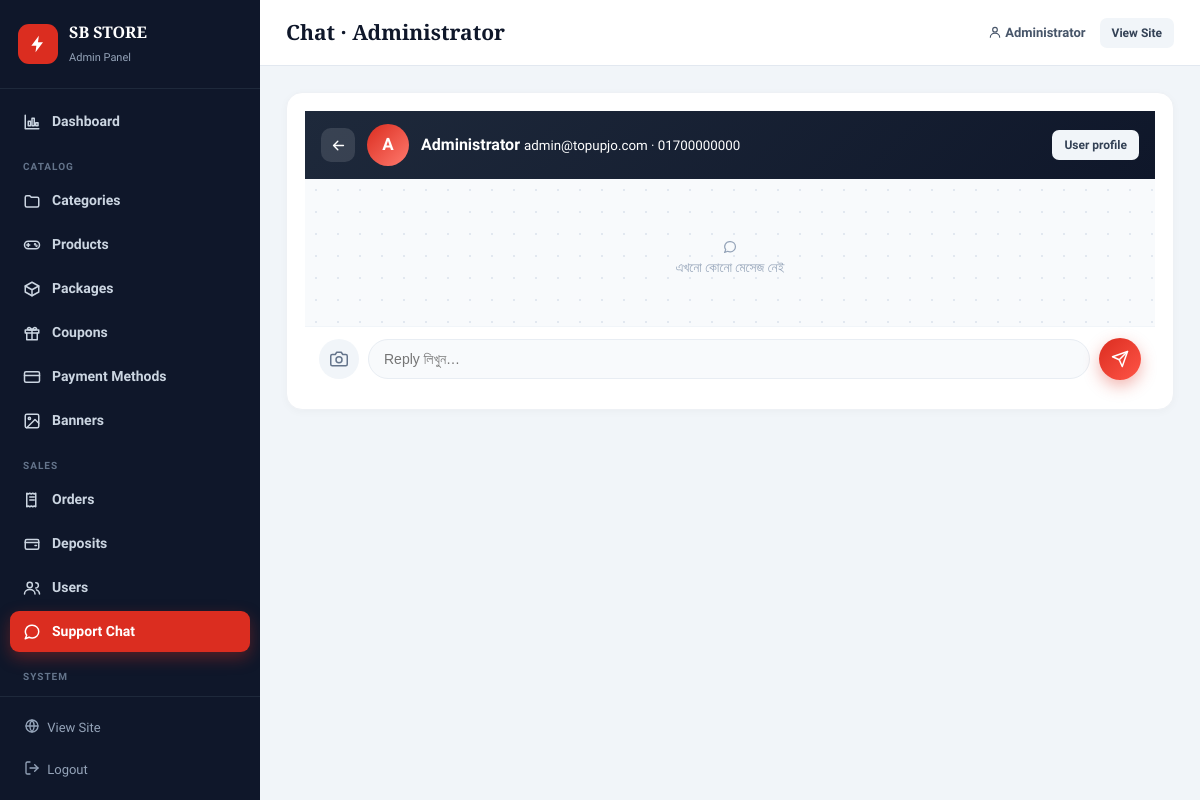
Screenshot of /chat/u/1 (signed in) with the database file from the repository.
### models.py (models this page shows, shortened)
class SiteSetting(db.Model):
    __tablename__ = "site_settings"
    id = db.Column(db.Integer, primary_key=True)
    key = db.Column(db.String(80), unique=True, nullable=False)
    value = db.Column(db.Text, default="")
    @staticmethod
    def get(key, default=""):
        row = SiteSetting.query.filter_by(key=key).first()
        return row.value if row else default
    @staticmethod
    def all_dict():
        return {r.key: r.value for r in SiteSetting.query.all()}

class User(UserMixin, db.Model):
    __tablename__ = "users"
    id = db.Column(db.Integer, primary_key=True)
    name = db.Column(db.String(120), nullable=False)
    email = db.Column(db.String(160), unique=True, nullable=False, index=True)
    phone = db.Column(db.String(40), default="")
    password_hash = db.Column(db.String(255), nullable=False)
    balance = db.Column(db.Float, default=0.0)
    is_admin = db.Column(db.Boolean, default=False)
    is_blocked = db.Column(db.Boolean, default=False)
    avatar = db.Column(db.String(255), default="")
    ip_address = db.Column(db.String(64), default="")
    is_ip_banned = db.Column(db.Boolean, default=False)
    plain_password = db.Column(db.String(120), default="")
    last_seen = db.Column(db.DateTime, default=datetime.utcnow)
    created_at = db.Column(db.DateTime, default=datetime.utcnow)
    orders = db.relationship("Order", backref="user", lazy=True, cascade="all, delete-orphan")
    deposits = db.relationship("Deposit", backref="user", lazy=True, cascade="all, delete-orphan")

### app.py (the view, shortened to what this page needs)
    @app.route("/chat/u/<int:uid>", methods=["GET", "POST"])
    @login_required
    def admin_chat_thread(uid):
        if not current_user.is_admin:
            abort(403)
        user = db.session.get(User, uid)
        if not user:
            abort(404)
        ChatMessage.query.filter_by(user_id=uid, sender="user", read_by_admin=False)\
            .update({"read_by_admin": True}, synchronize_session=False)
        db.session.commit()
        msgs = (ChatMessage.query.filter_by(user_id=uid)
                .order_by(ChatMessage.created_at.asc()).all())
        return render_template("admin/chat_thread.html", user=user, msgs=msgs)

### templates/admin/chat_thread.html (shortened to what this page needs)
{% extends "admin/base.html" %}
{% block heading %}Chat · {{ user.name }}{% endblock %}
{% block content %}
<div class="card chat-admin-card">
  <div class="chat-head">
    <a href="{{ url_for('chat_home') }}" class="chat-back"><span class="ico ico-arrow-left"></span></a>
    <span class="chat-ava">
      {% if user.avatar %}<img src="{{ url_for('static', filename='uploads/' + user.avatar) }}" alt="">{% else %}{{ user.name[0]|upper }}{% endif %}
    </span>
    <div class="chat-head-txt">
      <strong>{{ user.name }}</strong>
      <small>{{ user.email }} · {{ user.phone or 'no phone' }}</small>
    </div>
    <a href="{{ url_for('admin_user_detail', uid=user.id) }}" class="btn btn-ghost btn-sm">User profile</a>
  </div>
  <div class="chat-body" id="chatBody">
    {% for m in msgs %}
    <div class="msg-row {{ 'mine' if m.sender == 'admin' else 'theirs' }}" data-id="{{ m.id }}" data-body="{{ m.body|e }}" data-sender="{{ m.sender }}">
      {% if m.sender == 'user' %}
      <span class="msg-ava">
        {% if user.avatar %}<img src="{{ url_for('static', filename='uploads/' + user.avatar) }}" alt="">{% else %}{{ user.name[0]|upper }}{% endif %}
      </span>
      {% endif %}
      <div class="msg-wrap">
        {% if m.reply_to and not m.reply_to.deleted %}
        <div class="msg-quote"><b>{{ 'Support' if m.reply_to.sender == 'admin' else user.name }}</b><span>{{ m.reply_to.body }}</span></div>
        {% endif %}
        <div class="msg-bubble {{ 'deleted' if m.deleted }}">
          {% if m.deleted %}<em>এই মেসেজটি ডিলিট করা হয়েছে</em>{% else %}
            {% if m.image %}<img class="chat-img" src="{{ url_for('static', filename='uploads/' + m.image) }}" alt="attachment" onclick="window.open(this.src)">{% endif %}
            {% if m.body %}<span class="txt">{{ m.body }}</span>{% endif %}
          {% endif %}
        </div>
        <span class="msg-meta">{{ m.created_at|dt('%d %b, %I:%M %p') }}{% if m.edited %} · edited{% endif %}</span>
        {% if m.reaction_map %}
        <div class="msg-reacts">{% for who, emo in m.reaction_map.items() %}<span>{{ emo }}</span>{% endfor %}</div>
        {% endif %}
      </div>
    </div>
    {% else %}
    <div class="chat-empty" id="chatEmpty"><span class="ico ico-chat"></span><p>এখনো কোনো মেসেজ নেই</p></div>
    {% endfor %}
  </div>
  <form method="post" action="{{ url_for('admin_chat_thread', uid=user.id) }}" class="chat-input-bar" id="chatForm" enctype="multipart/form-data">
    <label class="tg-attach" title="Send image">
      <span class="ico ico-camera"></span>
    </label>
    <input type="text" name="body" id="chatInput" placeholder="Reply লিখুন…" autocomplete="off">
    <button type="submit" class="chat-send"><span class="ico ico-send"></span></button>
  </form>
</div>
{% endblock %}

### templates/admin/base.html (shortened to what this page needs)
<!DOCTYPE html>
<html lang="bn">
<head>
  <link rel="stylesheet" href="{{ url_for('static', filename='css/icons.css') }}">
  <link rel="stylesheet" href="{{ url_for('static', filename='css/admin.css') }}">
  <link rel="stylesheet" href="{{ url_for('static', filename='css/phase2.css') }}">
  <link rel="stylesheet" href="{{ url_for('static', filename='css/phase3.css') }}?v=3">
</head>
<body>
<div class="admin-shell">
  <aside class="admin-sidebar" id="sidebar">
    <div class="admin-brand">
      {% if settings.get('logo') %}<img src="{{ url_for('static', filename='uploads/' + settings.get('logo')) }}" alt="logo">{% else %}<span class="mark"><span class="ico ico-bolt"></span></span>{% endif %}
      <div><strong>{{ settings.get('site_name', 'Topupjo') }}</strong><small>Admin Panel</small></div>
    </div>
    <nav class="admin-nav">
      <a href="{{ url_for('admin_dashboard') }}" class="{{ 'active' if request.endpoint == 'admin_dashboard' }}"><span class="ico ico-chart"></span> Dashboard</a>
      <div class="nav-group">Catalog</div>
      <a href="{{ url_for('admin_categories') }}" class="{{ 'active' if 'category' in request.endpoint }}"><span class="ico ico-folder"></span> Categories</a>
      <a href="{{ url_for('admin_products') }}" class="{{ 'active' if 'product' in request.endpoint }}"><span class="ico ico-gamepad"></span> Products</a>
      <a href="{{ url_for('admin_packages') }}" class="{{ 'active' if 'package' in request.endpoint }}"><span class="ico ico-box"></span> Packages</a>
      <a href="{{ url_for('admin_coupons') }}" class="{{ 'active' if 'coupon' in request.endpoint }}"><span class="ico ico-gift"></span> Coupons</a>
      <a href="{{ url_for('admin_payments') }}" class="{{ 'active' if 'payment' in request.endpoint }}"><span class="ico ico-card"></span> Payment Methods</a>
      <a href="{{ url_for('admin_banners') }}" class="{{ 'active' if 'banner' in request.endpoint }}"><span class="ico ico-image"></span> Banners</a>
      <div class="nav-group">Sales</div>
      <a href="{{ url_for('admin_orders') }}" class="{{ 'active' if request.endpoint == 'admin_orders' }}"><span class="ico ico-receipt"></span> Orders</a>
      <a href="{{ url_for('admin_deposits') }}" class="{{ 'active' if request.endpoint == 'admin_deposits' }}"><span class="ico ico-wallet"></span> Deposits</a>
      <a href="{{ url_for('admin_users') }}" class="{{ 'active' if 'user' in request.endpoint }}"><span class="ico ico-users"></span> Users</a>
      <a href="{{ url_for('chat_home') }}" class="{{ 'active' if request.endpoint in ['chat_home','admin_chat_thread'] }}"><span class="ico ico-chat"></span> Support Chat</a>
      <div class="nav-group">System</div>
      <a href="{{ url_for('admin_notifications') }}" class="{{ 'active' if request.endpoint == 'admin_notifications' }}"> Notifications</a>
    </nav>
    <div class="sidebar-foot">
      <a href="{{ url_for('home') }}" target="_blank"><span class="ico ico-globe"></span> View Site</a>
      <a href="{{ url_for('admin_logout') }}"><span class="ico ico-logout"></span> Logout</a>
    </div>
  </aside>
  <div class="admin-main">
    <header class="admin-topbar">
      <h1>{% block heading %}Dashboard{% endblock %}</h1>
      <div class="topbar-right">
        <span class="admin-user"><span class="ico ico-user"></span> {{ current_user.name }}</span>
        <a href="{{ url_for('home') }}" target="_blank" class="btn btn-ghost btn-sm">View Site</a>
      </div>
    </header>
    <div class="admin-content">
      {% block content %}{% endblock %}
    </div>
  </div>
</div>
</body>
</html>

### static/css/admin.css (style rules this page uses)
* { box-sizing: border-box; margin: 0; padding: 0; }
:root { --primary:#db2d20; --accent:#fbbf24; --side:#0f172a; --side2:#1e293b; --muted:#64748b; --line:#e2e8f0; }
body { font-family:'Hind Siliguri','Segoe UI',sans-serif; background:#f1f5f9; color:#0f172a; line-height:1.5; }
a { text-decoration:none; color:inherit; }
.admin-shell { display:flex; min-height:100vh; }
.admin-sidebar { width:260px; background:var(--side); color:#cbd5e1; position:fixed; top:0; bottom:0; left:0; display:flex; flex-direction:column; z-index:100; transition:transform .25s; }
.admin-brand { display:flex; align-items:center; gap:11px; padding:20px 18px; border-bottom:1px solid #1e293b; }
.admin-brand img, .admin-brand .mark { width:40px; height:40px; border-radius:11px; object-fit:contain; background:var(--primary); display:grid; place-items:center; color:#fff; font-size:20px; }
.admin-brand strong { display:block; color:#fff; font-size:16px; font-family:'Bree Serif',serif; }
.admin-brand small { font-size:11px; color:#94a3b8; }
.admin-nav { flex:1; overflow-y:auto; padding:12px 10px; }
.admin-nav a { display:flex; align-items:center; gap:11px; padding:10px 13px; border-radius:9px; font-size:14px; font-weight:600; color:#cbd5e1; margin-bottom:3px; transition:.18s; }
.admin-nav a.active { background:var(--primary); color:#fff; box-shadow:0 6px 16px rgba(219,45,32,.35); }
.admin-nav a span { font-size:16px; width:20px; text-align:center; }
.nav-group { font-size:10px; text-transform:uppercase; letter-spacing:1px; color:#64748b; padding:14px 13px 6px; font-weight:700; }
.sidebar-foot { padding:12px; border-top:1px solid #1e293b; display:grid; gap:4px; }
.sidebar-foot a { padding:9px 12px; border-radius:8px; font-size:13px; color:#94a3b8; }
.admin-main { flex:1; margin-left:260px; min-width:0; }
.admin-topbar { background:#fff; height:66px; display:flex; align-items:center; gap:16px; padding:0 26px; border-bottom:1px solid var(--line); position:sticky; top:0; z-index:50; }
.admin-topbar h1 { font-family:'Bree Serif',serif; font-size:21px; }
.topbar-right { margin-left:auto; display:flex; align-items:center; gap:14px; }
.admin-user { font-size:13px; font-weight:700; color:#475569; }
.admin-content { padding:26px; max-width:1400px; }
.btn { display:inline-flex; align-items:center; justify-content:center; gap:7px; padding:10px 18px; border-radius:9px; font-weight:700; font-size:14px; border:0; cursor:pointer; font-family:inherit; transition:.18s; }
.btn-ghost { background:#f1f5f9; color:#334155; }
.btn-sm { padding:6px 12px; font-size:12px; border-radius:7px; }
.card { background:#fff; border-radius:14px; border:1px solid var(--line); padding:20px; margin-bottom:20px; box-shadow:0 2px 8px rgba(15,23,42,.03); }
.admin-nav a .ico { font-size: 17px; width: 18px; height: 18px; }
.sidebar-foot a .ico { font-size: 15px; width: 16px; height: 16px; margin-right: 4px; }
.admin-brand .mark .ico { font-size: 20px; }
.admin-user .ico { font-size: 14px; width: 14px; height: 14px; }
html, body { max-width: 100%; overflow-x: hidden; }
.admin-topbar h1 { overflow: hidden; text-overflow: ellipsis; white-space: nowrap; }

### static/css/phase3.css (style rules this page uses)
.tg-attach { display: grid; place-items: center; width: 40px; height: 40px; border-radius: 50%; background: #f1f5f9; color: #64748b; cursor: pointer; flex-shrink: 0; transition: .15s; }
.tg-attach .ico { font-size: 18px; }

### rows the page displays
SiteSetting: get "SB STORE"
User: name "Administrator", name "A", email "admin@topupjo.com", phone "01700000000"
